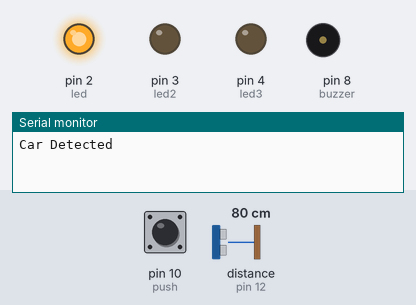
The sketch below on a simulated Arduino Uno, built with avr-gcc and run on an emulated ATmega328P. On the bench: output pins drawn as LEDs (lit = HIGH), buzzer (waves = sounding, pin HIGH), the last lines printed to the serial monitor. Wiring (inferred from the names in the program): ultrasonic range finder: trigger pin 13; echo pin 12. Inputs (shaded band) come from the test bench; at power-on: distance to the obstacle (sensor on pin 12) 80 cm, pin 10 (push) LOW. The echo pulse lasts 58.3 µs per cm; pins used as bus, display or sensor lines are not drawn.

Above: at 1.2 s.
1.3 s: distance to the obstacle (sensor on pin 12) set to 52 cm
2.8 s: distance to the obstacle (sensor on pin 12) set to 44 cm
At 4.1 s:
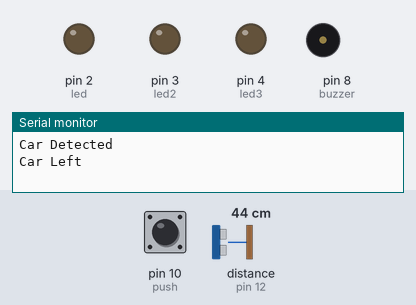
4.8 s: distance to the obstacle (sensor on pin 12) set to 60 cm
At 5.8 s:
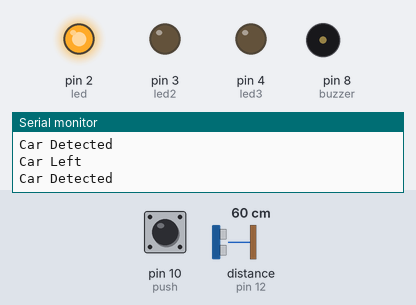
6.3 s: pin 10 (push) pulled HIGH for 0.15 s
At 7.7 s:
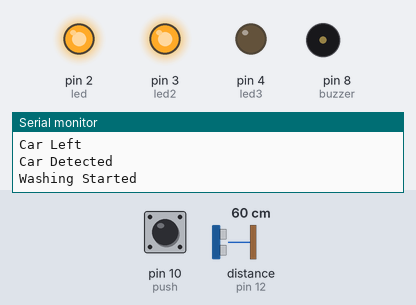
8.0 s: pin 10 (push) pulled HIGH for 1 s
At 9.0 s:
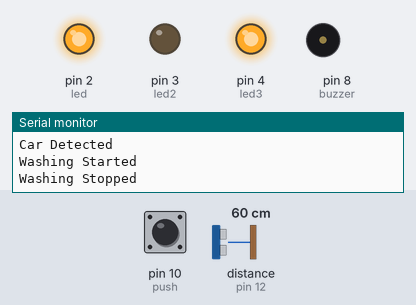
10.5 s: pin 10 (push) pulled HIGH for 3.2 s
At 11.7 s:
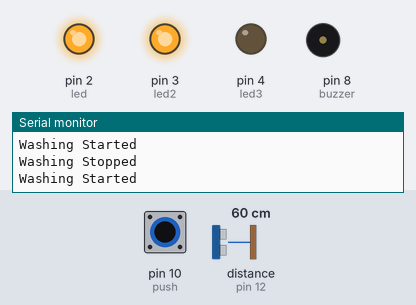
Timing chart, 0 to 13.5 s (numbered marks = the images above; inputs shaded):
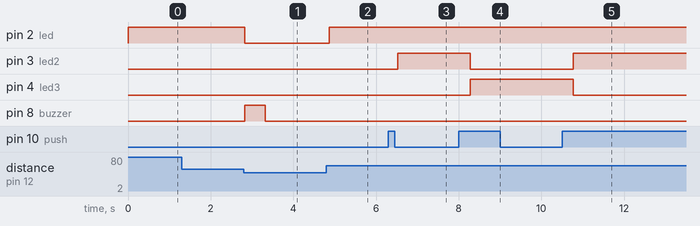

The sketch:

automatic-car-washing-system.ino
```cpp
int trigPin = 13;
int echoPin = 12;

int led = 2;
int led2 = 3;
int led3 = 4;

int push = 10;
int buzzer = 8;

bool washing = false;
bool carDetected = false;
bool buttonPressed = false;

int lastState = LOW;

void setup() {
  pinMode(trigPin, OUTPUT);
  pinMode(echoPin, INPUT);

  pinMode(push, INPUT);

  pinMode(led, OUTPUT);
  pinMode(led2, OUTPUT);
  pinMode(led3, OUTPUT);
  pinMode(buzzer, OUTPUT);

  Serial.begin(9600);
}

void loop() {

  digitalWrite(trigPin, LOW);
  delayMicroseconds(2);

  digitalWrite(trigPin, HIGH);
  delayMicroseconds(10);

  digitalWrite(trigPin, LOW);

  long time = pulseIn(echoPin, HIGH, 30000);
  float distance = (time * 0.0344) / 2;

  if (distance >= 50 && distance <= 150) {

    if (!carDetected) {
      Serial.println("Car Detected");
      carDetected = true;
    }

    digitalWrite(led, HIGH);

    int currentState = digitalRead(push);

    if (currentState == HIGH && lastState == LOW) {

      washing = !washing;
      buttonPressed = true;

      if (washing) {
        Serial.println("Washing Started");
      } else {
        Serial.println("Washing Stopped");
      }

      delay(200);
    }

    lastState = currentState;

    if (!buttonPressed) {
      digitalWrite(led2, LOW);
      digitalWrite(led3, LOW);
    }
    else if (washing) {
      digitalWrite(led2, HIGH);
      digitalWrite(led3, LOW);
    }
    else {
      digitalWrite(led2, LOW);
      digitalWrite(led3, HIGH);
    }

  }
  else {

    digitalWrite(led, LOW);
    digitalWrite(led2, LOW);
    digitalWrite(led3, LOW);

    washing = false;
    buttonPressed = false;
    lastState = LOW;

    if (carDetected) {

      Serial.println("Car Left");

      digitalWrite(buzzer, HIGH);
      delay(500);
      digitalWrite(buzzer, LOW);

      carDetected = false;
    }
  }

  delay(100);
}
```

Measured:
- the behaviour switches between 50 and 49 cm on distance to the obstacle (sensor on pin 12) (found by bisection; images 0 and 1)
- after the input at 1.3 s, every drawn part: stays the same
- after the input at 2.8 s, pin 2 (led): HIGH → LOW at once; pin 8 (buzzer): LOW → HIGH at once, → LOW 0.50 s later
- after the input at 4.8 s, pin 2 (led): LOW → HIGH after 0.07 s
- after the input at 6.3 s, pin 3 (led2): LOW → HIGH after 0.22 s
- after the input at 8.0 s, pin 3 (led2): HIGH → LOW after 0.29 s; pin 4 (led3): LOW → HIGH after 0.29 s
- after the input at 10.5 s, pin 3 (led2): LOW → HIGH after 0.27 s; pin 4 (led3): HIGH → LOW after 0.27 s
